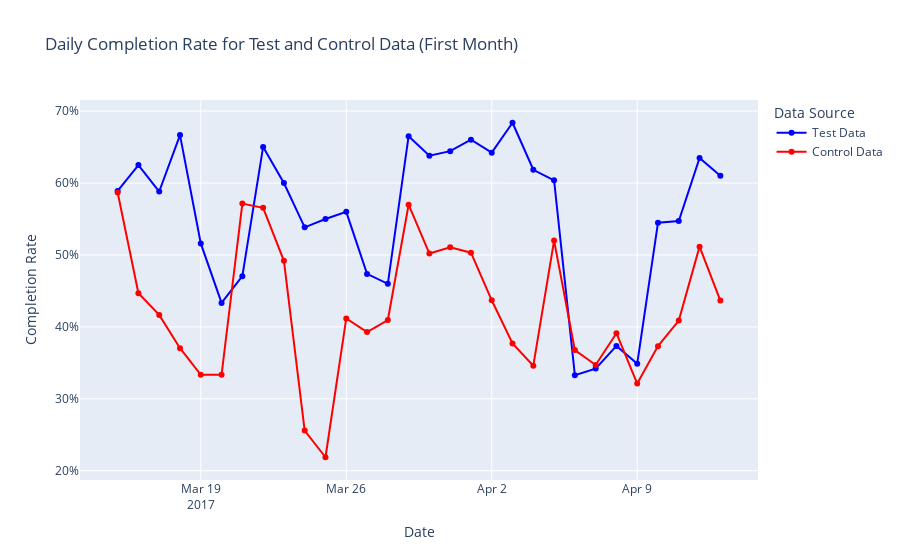

Notebook source saved alongside this figure:
### Code cell
df_test_final['date'] = pd.to_datetime(df_test_final['date'])
df_control_final['date'] = pd.to_datetime(df_control_final['date'])

# Filter data for the first month
start_date = df_test_final['date'].min()
end_date = start_date + pd.DateOffset(days=30)

filtered_test_df = df_test_final[(df_test_final['date'] >= start_date) & (df_test_final['date'] < end_date)]
filtered_control_df = df_control_final[(df_control_final['date'] >= start_date) & (df_control_final['date'] < end_date)]

# Calculate daily completion rate for test data
daily_completion_test = filtered_test_df.groupby(filtered_test_df['date'].dt.date)['completion'].mean()

# Calculate daily completion rate for control data
daily_completion_control = filtered_control_df.groupby(filtered_control_df['date'].dt.date)['completion'].mean()

# Create a line+scatter plot
fig = go.Figure()

# Line+scatter for test data
fig.add_trace(go.Scatter(
    x=daily_completion_test.index,
    y=daily_completion_test.values,
    mode='lines+markers',
    name='Test Data',
    line=dict(color='blue')
))

# Line+scatter for control data
fig.add_trace(go.Scatter(
    x=daily_completion_control.index,
    y=daily_completion_control.values,
    mode='lines+markers',
    name='Control Data',
    line=dict(color='red')
))

# Update layout
fig.update_layout(
    title='Daily Completion Rate for Test and Control Data (First Month)',
    xaxis_title='Date',
    yaxis_title='Completion Rate',
    yaxis_tickformat=',.0%',
    legend_title_text='Data Source'
)

# Show the plot

### Figure 1 — Plotly figure (JSON) as saved in the notebook; plotly's stock layout.template omitted (floating-point values rounded to 4 significant figures)
{"data": [{"line": {"color": "blue"}, "mode": "lines+markers", "name": "Test Data", "type": "scatter", "x": ["2017-03-15", "2017-03-16", "2017-03-17", "2017-03-18", "2017-03-19", "2017-03-20", "2017-03-21", "2017-03-22", "2017-03-23", "2017-03-24", "2017-03-25", "2017-03-26", "2017-03-27", "2017-03-28", "2017-03-29", "2017-03-30", "2017-03-31", "2017-04-01", "2017-04-02", "2017-04-03", "2017-04-04", "2017-04-05", "2017-04-06", "2017-04-07", "2017-04-08", "2017-04-09", "2017-04-10", "2017-04-11", "2017-04-12", "2017-04-13"], "y": [0.589, 0.625, 0.5882, 0.6667, 0.5161, 0.4333, 0.4706, 0.6503, 0.6, 0.5385, 0.55, 0.56, 0.4737, 0.4599, 0.6651, 0.6379, 0.6444, 0.6603, 0.6423, 0.6839, 0.6185, 0.6038, 0.3328, 0.342, 0.3736, 0.3489, 0.5449, 0.5473, 0.6348, 0.6101]}, {"line": {"color": "red"}, "mode": "lines+markers", "name": "Control Data", "type": "scatter", "x": ["2017-03-15", "2017-03-16", "2017-03-17", "2017-03-18", "2017-03-19", "2017-03-20", "2017-03-21", "2017-03-22", "2017-03-23", "2017-03-24", "2017-03-25", "2017-03-26", "2017-03-27", "2017-03-28", "2017-03-29", "2017-03-30", "2017-03-31", "2017-04-01", "2017-04-02", "2017-04-03", "2017-04-04", "2017-04-05", "2017-04-06", "2017-04-07", "2017-04-08", "2017-04-09", "2017-04-10", "2017-04-11", "2017-04-12", "2017-04-13"], "y": [0.5868, 0.4468, 0.4167, 0.3704, 0.3333, 0.3333, 0.5714, 0.5656, 0.4918, 0.2558, 0.2188, 0.4118, 0.3929, 0.4095, 0.5699, 0.502, 0.5108, 0.5032, 0.437, 0.377, 0.346, 0.52, 0.3678, 0.3471, 0.3912, 0.3213, 0.3733, 0.4087, 0.5116, 0.4367]}], "layout": {"legend": {"title": {"text": "Data Source"}}, "title": {"text": "Daily Completion Rate for Test and Control Data (First Month)"}, "xaxis": {"title": {"text": "Date"}}, "yaxis": {"tickformat": ",.0%", "title": {"text": "Completion Rate"}}}}
